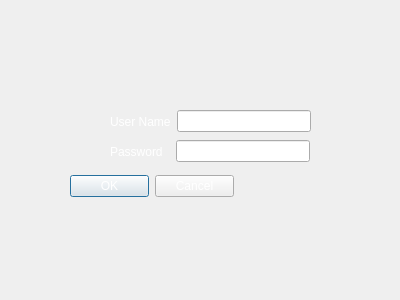
<?xml version="1.0" encoding="UTF-8"?>
<ui version="4.0">
 <class>Login</class>
 <widget class="QDialog" name="Login">
  <property name="geometry">
   <rect>
    <x>0</x>
    <y>0</y>
    <width>400</width>
    <height>300</height>
   </rect>
  </property>
  <property name="windowTitle">
   <string>Login iRobot Inc.</string>
  </property>
  <property name="styleSheet">
   <string notr="true">background-image: url(:/Resources/login.jpg);</string>
  </property>
  <widget class="QDialogButtonBox" name="buttonBox_loginPress">
   <property name="geometry">
    <rect>
     <x>70</x>
     <y>170</y>
     <width>164</width>
     <height>32</height>
    </rect>
   </property>
   <property name="styleSheet">
    <string notr="true">font: 75 13pt &quot;American Typewriter&quot;;
Color: white;</string>
   </property>
   <property name="orientation">
    <enum>Qt::Horizontal</enum>
   </property>
   <property name="standardButtons">
    <set>QDialogButtonBox::Cancel|QDialogButtonBox::Ok</set>
   </property>
  </widget>
  <widget class="QWidget" name="layoutWidget">
   <property name="geometry">
    <rect>
     <x>110</x>
     <y>110</y>
     <width>201</width>
     <height>23</height>
    </rect>
   </property>
   <layout class="QHBoxLayout" name="horizontalLayout">
    <item>
     <widget class="QLabel" name="label">
      <property name="styleSheet">
       <string notr="true">font: 75 13pt &quot;American Typewriter&quot;;
Color: white;
</string>
      </property>
      <property name="text">
       <string>User Name</string>
      </property>
     </widget>
    </item>
    <item>
     <widget class="QLineEdit" name="lineEdit_username">
      <property name="styleSheet">
       <string notr="true">font: 75 13pt &quot;American Typewriter&quot;;
Color: white;</string>
      </property>
     </widget>
    </item>
   </layout>
  </widget>
  <widget class="QWidget" name="layoutWidget">
   <property name="geometry">
    <rect>
     <x>110</x>
     <y>140</y>
     <width>200</width>
     <height>23</height>
    </rect>
   </property>
   <layout class="QHBoxLayout" name="horizontalLayout_2">
    <item>
     <widget class="QLabel" name="label_2">
      <property name="styleSheet">
       <string notr="true">font: 75 13pt &quot;American Typewriter&quot;;
Color: white;</string>
      </property>
      <property name="text">
       <string>Password  </string>
      </property>
     </widget>
    </item>
    <item>
     <widget class="QLineEdit" name="lineEdit_password">
      <property name="styleSheet">
       <string notr="true">font: 75 13pt &quot;American Typewriter&quot;;
Color: white;</string>
      </property>
      <property name="echoMode">
       <enum>QLineEdit::Password</enum>
      </property>
     </widget>
    </item>
   </layout>
  </widget>
 </widget>
 <resources/>
 <connections>
  <connection>
   <sender>buttonBox_loginPress</sender>
   <signal>accepted()</signal>
   <receiver>Login</receiver>
   <slot>accept()</slot>
   <hints>
    <hint type="sourcelabel">
     <x>248</x>
     <y>254</y>
    </hint>
    <hint type="destinationlabel">
     <x>157</x>
     <y>274</y>
    </hint>
   </hints>
  </connection>
  <connection>
   <sender>buttonBox_loginPress</sender>
   <signal>rejected()</signal>
   <receiver>Login</receiver>
   <slot>reject()</slot>
   <hints>
    <hint type="sourcelabel">
     <x>316</x>
     <y>260</y>
    </hint>
    <hint type="destinationlabel">
     <x>286</x>
     <y>274</y>
    </hint>
   </hints>
  </connection>
 </connections>
</ui>
